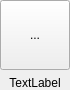
<?xml version="1.0" encoding="UTF-8"?>
<ui version="4.0">
 <class>FileItem</class>
 <widget class="QWidget" name="FileItem">
  <property name="geometry">
   <rect>
    <x>0</x>
    <y>0</y>
    <width>70</width>
    <height>90</height>
   </rect>
  </property>
  <property name="sizePolicy">
   <sizepolicy hsizetype="Fixed" vsizetype="Fixed">
    <horstretch>0</horstretch>
    <verstretch>0</verstretch>
   </sizepolicy>
  </property>
  <property name="minimumSize">
   <size>
    <width>70</width>
    <height>90</height>
   </size>
  </property>
  <property name="maximumSize">
   <size>
    <width>70</width>
    <height>90</height>
   </size>
  </property>
  <property name="windowTitle">
   <string>Form</string>
  </property>
  <layout class="QVBoxLayout" name="verticalLayout">
   <property name="leftMargin">
    <number>0</number>
   </property>
   <property name="topMargin">
    <number>0</number>
   </property>
   <property name="rightMargin">
    <number>0</number>
   </property>
   <property name="bottomMargin">
    <number>0</number>
   </property>
   <item>
    <widget class="FileToolButton" name="toolButton">
     <property name="sizePolicy">
      <sizepolicy hsizetype="Fixed" vsizetype="Fixed">
       <horstretch>0</horstretch>
       <verstretch>0</verstretch>
      </sizepolicy>
     </property>
     <property name="minimumSize">
      <size>
       <width>70</width>
       <height>70</height>
      </size>
     </property>
     <property name="maximumSize">
      <size>
       <width>70</width>
       <height>70</height>
      </size>
     </property>
     <property name="text">
      <string>...</string>
     </property>
     <property name="iconSize">
      <size>
       <width>70</width>
       <height>70</height>
      </size>
     </property>
    </widget>
   </item>
   <item>
    <widget class="QLabel" name="label">
     <property name="sizePolicy">
      <sizepolicy hsizetype="Preferred" vsizetype="Fixed">
       <horstretch>0</horstretch>
       <verstretch>0</verstretch>
      </sizepolicy>
     </property>
     <property name="minimumSize">
      <size>
       <width>70</width>
       <height>0</height>
      </size>
     </property>
     <property name="maximumSize">
      <size>
       <width>70</width>
       <height>16777215</height>
      </size>
     </property>
     <property name="text">
      <string>TextLabel</string>
     </property>
     <property name="alignment">
      <set>Qt::AlignCenter</set>
     </property>
    </widget>
   </item>
  </layout>
 </widget>
 <customwidgets>
  <customwidget>
   <class>FileToolButton</class>
   <extends>QToolButton</extends>
   <header>fileitem.h</header>
  </customwidget>
 </customwidgets>
 <resources/>
 <connections/>
</ui>
